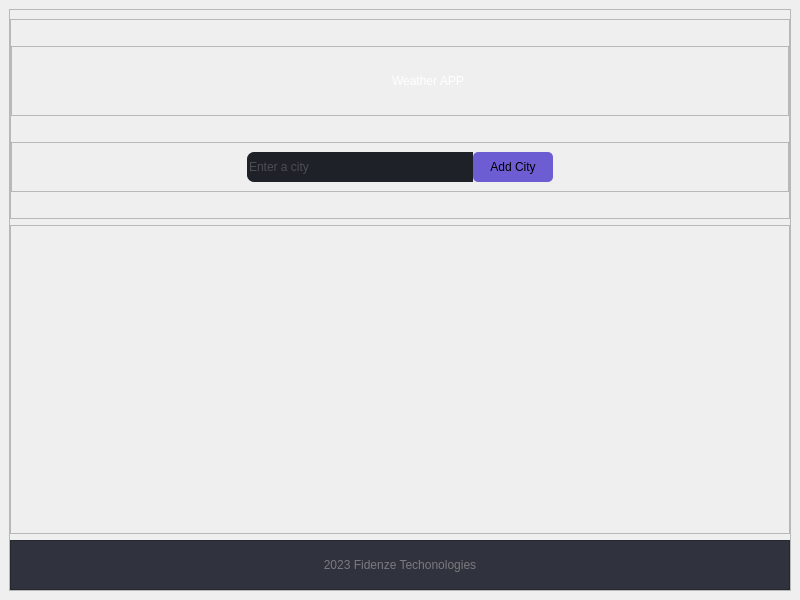
<?xml version="1.0" encoding="UTF-8"?>
<ui version="4.0">
 <class>MainWindow</class>
 <widget class="QMainWindow" name="MainWindow">
  <property name="geometry">
   <rect>
    <x>0</x>
    <y>0</y>
    <width>800</width>
    <height>600</height>
   </rect>
  </property>
  <property name="windowTitle">
   <string>MainWindow</string>
  </property>
  <widget class="QWidget" name="centralwidget">
   <layout class="QVBoxLayout" name="verticalLayout">
    <item>
     <widget class="QFrame" name="frame">
      <property name="styleSheet">
       <string notr="true">background-image: url(:/images/assest/back.jpg);
background-repeat: no-repeat;</string>
      </property>
      <property name="frameShape">
       <enum>QFrame::StyledPanel</enum>
      </property>
      <property name="frameShadow">
       <enum>QFrame::Raised</enum>
      </property>
      <layout class="QVBoxLayout" name="verticalLayout_2">
       <property name="leftMargin">
        <number>0</number>
       </property>
       <property name="rightMargin">
        <number>0</number>
       </property>
       <property name="bottomMargin">
        <number>0</number>
       </property>
       <item>
        <widget class="QFrame" name="frame_2">
         <property name="maximumSize">
          <size>
           <width>16777215</width>
           <height>200</height>
          </size>
         </property>
         <property name="styleSheet">
          <string notr="true">background:none;</string>
         </property>
         <property name="frameShape">
          <enum>QFrame::StyledPanel</enum>
         </property>
         <property name="frameShadow">
          <enum>QFrame::Raised</enum>
         </property>
         <layout class="QVBoxLayout" name="verticalLayout_3">
          <property name="spacing">
           <number>0</number>
          </property>
          <property name="leftMargin">
           <number>0</number>
          </property>
          <property name="topMargin">
           <number>0</number>
          </property>
          <property name="rightMargin">
           <number>0</number>
          </property>
          <property name="bottomMargin">
           <number>0</number>
          </property>
          <item>
           <widget class="QFrame" name="frame_6">
            <property name="maximumSize">
             <size>
              <width>16777215</width>
              <height>70</height>
             </size>
            </property>
            <property name="frameShape">
             <enum>QFrame::StyledPanel</enum>
            </property>
            <property name="frameShadow">
             <enum>QFrame::Raised</enum>
            </property>
            <layout class="QHBoxLayout" name="horizontalLayout_2">
             <item>
              <spacer name="horizontalSpacer">
               <property name="orientation">
                <enum>Qt::Horizontal</enum>
               </property>
               <property name="sizeHint" stdset="0">
                <size>
                 <width>40</width>
                 <height>20</height>
                </size>
               </property>
              </spacer>
             </item>
             <item>
              <widget class="QLabel" name="label_2">
               <property name="minimumSize">
                <size>
                 <width>50</width>
                 <height>50</height>
                </size>
               </property>
               <property name="maximumSize">
                <size>
                 <width>50</width>
                 <height>50</height>
                </size>
               </property>
               <property name="styleSheet">
                <string notr="true">background-image: url(:/icons/assest/logo.png);
background-repeat:none;</string>
               </property>
               <property name="text">
                <string/>
               </property>
              </widget>
             </item>
             <item>
              <widget class="QLabel" name="label">
               <property name="styleSheet">
                <string notr="true">color: rgb(255, 255, 255);</string>
               </property>
               <property name="text">
                <string>Weather APP</string>
               </property>
              </widget>
             </item>
             <item>
              <spacer name="horizontalSpacer_2">
               <property name="orientation">
                <enum>Qt::Horizontal</enum>
               </property>
               <property name="sizeHint" stdset="0">
                <size>
                 <width>40</width>
                 <height>20</height>
                </size>
               </property>
              </spacer>
             </item>
            </layout>
           </widget>
          </item>
          <item>
           <widget class="QFrame" name="frame_5">
            <property name="maximumSize">
             <size>
              <width>16777215</width>
              <height>50</height>
             </size>
            </property>
            <property name="styleSheet">
             <string notr="true">background:none;</string>
            </property>
            <property name="frameShape">
             <enum>QFrame::StyledPanel</enum>
            </property>
            <property name="frameShadow">
             <enum>QFrame::Raised</enum>
            </property>
            <layout class="QHBoxLayout" name="horizontalLayout">
             <property name="spacing">
              <number>0</number>
             </property>
             <item>
              <spacer name="horizontalSpacer_4">
               <property name="orientation">
                <enum>Qt::Horizontal</enum>
               </property>
               <property name="sizeHint" stdset="0">
                <size>
                 <width>40</width>
                 <height>20</height>
                </size>
               </property>
              </spacer>
             </item>
             <item>
              <widget class="QLineEdit" name="lineEdit">
               <property name="maximumSize">
                <size>
                 <width>300</width>
                 <height>35</height>
                </size>
               </property>
               <property name="styleSheet">
                <string notr="true">background-color: rgb(31, 33, 40);

border-radius: 7px;
color: rgb(121, 122, 126);
 border-top-right-radius: none; 
 border-bottom-right-radius: none;</string>
               </property>
               <property name="placeholderText">
                <string>Enter a city</string>
               </property>
              </widget>
             </item>
             <item>
              <widget class="QPushButton" name="pushButton">
               <property name="minimumSize">
                <size>
                 <width>80</width>
                 <height>0</height>
                </size>
               </property>
               <property name="maximumSize">
                <size>
                 <width>80</width>
                 <height>35</height>
                </size>
               </property>
               <property name="styleSheet">
                <string notr="true">background-color: rgb(108, 93, 211);
border-radius:5px;

 position: absolute;
 left: 100px; 
z-index: 1;</string>
               </property>
               <property name="text">
                <string>Add City</string>
               </property>
              </widget>
             </item>
             <item>
              <spacer name="horizontalSpacer_3">
               <property name="orientation">
                <enum>Qt::Horizontal</enum>
               </property>
               <property name="sizeHint" stdset="0">
                <size>
                 <width>40</width>
                 <height>20</height>
                </size>
               </property>
              </spacer>
             </item>
            </layout>
           </widget>
          </item>
         </layout>
        </widget>
       </item>
       <item>
        <widget class="QFrame" name="frame_3">
         <property name="styleSheet">
          <string notr="true">background:none;</string>
         </property>
         <property name="frameShape">
          <enum>QFrame::StyledPanel</enum>
         </property>
         <property name="frameShadow">
          <enum>QFrame::Raised</enum>
         </property>
         <layout class="QHBoxLayout" name="horizontalLayout_3">
          <item>
           <layout class="QGridLayout" name="body_grid"/>
          </item>
         </layout>
        </widget>
       </item>
       <item>
        <widget class="QFrame" name="frame_4">
         <property name="maximumSize">
          <size>
           <width>16777215</width>
           <height>50</height>
          </size>
         </property>
         <property name="styleSheet">
          <string notr="true">background:none;
background-color: rgb(48, 51, 61);</string>
         </property>
         <property name="frameShape">
          <enum>QFrame::StyledPanel</enum>
         </property>
         <property name="frameShadow">
          <enum>QFrame::Raised</enum>
         </property>
         <layout class="QHBoxLayout" name="horizontalLayout_4">
          <item>
           <widget class="QLabel" name="label_3">
            <property name="styleSheet">
             <string notr="true">color: rgb(121, 122, 126);
background:none;</string>
            </property>
            <property name="text">
             <string>2023 Fidenze Techonologies</string>
            </property>
            <property name="alignment">
             <set>Qt::AlignCenter</set>
            </property>
           </widget>
          </item>
         </layout>
        </widget>
       </item>
      </layout>
     </widget>
    </item>
   </layout>
  </widget>
 </widget>
 <resources>
  <include location="resource.qrc"/>
 </resources>
 <connections/>
</ui>
